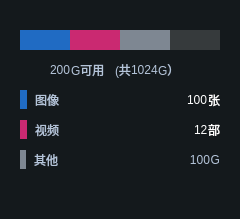
         <widget class="QWidget" name="widget_7" native="true">
          <property name="styleSheet">
           <string notr="true">QWidget
{
background:#14191C;
}</string>
          </property>
          <layout class="QVBoxLayout" name="verticalLayout_5">
           <property name="spacing">
            <number>10</number>
           </property>
           <property name="leftMargin">
            <number>20</number>
           </property>
           <property name="topMargin">
            <number>30</number>
           </property>
           <property name="rightMargin">
            <number>20</number>
           </property>
           <property name="bottomMargin">
            <number>9</number>
           </property>
           <item>
            <widget class="QWidget" name="capacityBar" native="true">
             <layout class="QHBoxLayout" name="horizontalLayout_15">
              <property name="spacing">
               <number>0</number>
              </property>
              <property name="leftMargin">
               <number>0</number>
              </property>
              <property name="topMargin">
               <number>0</number>
              </property>
              <property name="rightMargin">
               <number>0</number>
              </property>
              <property name="bottomMargin">
               <number>0</number>
              </property>
              <item>
               <widget class="QLabel" name="picValue">
                <property name="sizePolicy">
                 <sizepolicy hsizetype="Preferred" vsizetype="Fixed">
                  <horstretch>0</horstretch>
                  <verstretch>0</verstretch>
                 </sizepolicy>
                </property>
                <property name="minimumSize">
                 <size>
                  <width>0</width>
                  <height>20</height>
                 </size>
                </property>
                <property name="styleSheet">
                 <string notr="true">QLabel
{
background:rgba(32,107,195,1);
color:rgba(32,107,195,1);
}</string>
                </property>
                <property name="text">
                 <string/>
                </property>
               </widget>
              </item>
              <item>
               <widget class="QLabel" name="movieValue">
                <property name="sizePolicy">
                 <sizepolicy hsizetype="Preferred" vsizetype="Fixed">
                  <horstretch>0</horstretch>
                  <verstretch>0</verstretch>
                 </sizepolicy>
                </property>
                <property name="minimumSize">
                 <size>
                  <width>0</width>
                  <height>20</height>
                 </size>
                </property>
                <property name="styleSheet">
                 <string notr="true">QLabel
{
background:rgba(202,41,113,1);
color:rgba(202,41,113,1);
}</string>
                </property>
                <property name="text">
                 <string/>
                </property>
               </widget>
              </item>
              <item>
               <widget class="QLabel" name="label_4">
                <property name="styleSheet">
                 <string notr="true">background:#7E8792;</string>
                </property>
                <property name="text">
                 <string/>
                </property>
               </widget>
              </item>
              <item>
               <widget class="QLabel" name="label_3">
                <property name="sizePolicy">
                 <sizepolicy hsizetype="Preferred" vsizetype="Fixed">
                  <horstretch>0</horstretch>
                  <verstretch>0</verstretch>
                 </sizepolicy>
                </property>
                <property name="minimumSize">
                 <size>
                  <width>0</width>
                  <height>20</height>
                 </size>
                </property>
                <property name="styleSheet">
                 <string notr="true">background:#363A3C;</string>
                </property>
                <property name="text">
                 <string/>
                </property>
               </widget>
              </item>
             </layout>
            </widget>
           </item>
           <item>
            <layout class="QHBoxLayout" name="horizontalLayout_11">
             <property name="spacing">
              <number>0</number>
             </property>
             <property name="leftMargin">
              <number>0</number>
             </property>
             <property name="topMargin">
              <number>0</number>
             </property>
             <property name="bottomMargin">
              <number>0</number>
             </property>
             <item>
              <widget class="QLabel" name="label_27">
               <property name="minimumSize">
                <size>
                 <width>20</width>
                 <height>20</height>
                </size>
               </property>
               <property name="maximumSize">
                <size>
                 <width>20</width>
                 <height>20</height>
                </size>
               </property>
               <property name="styleSheet">
                <string notr="true">QLabel
{
color:#FFFFFF;
image:url(&quot;:/TrackingWidget/TrackingWidget/Resource/disk.png&quot;);
}</string>
               </property>
               <property name="text">
                <string/>
               </property>
              </widget>
             </item>
             <item>
              <spacer name="horizontalSpacer_8">
               <property name="orientation">
                <enum>Qt::Horizontal</enum>
               </property>
               <property name="sizeType">
                <enum>QSizePolicy::Fixed</enum>
               </property>
               <property name="sizeHint" stdset="0">
                <size>
                 <width>10</width>
                 <height>20</height>
                </size>
               </property>
              </spacer>
             </item>
             <item>
              <widget class="QLabel" name="usefulValue">
               <property name="styleSheet">
                <string notr="true">QLabel
{
font: 16px &quot;Microsoft YaHei&quot;;
color:rgba(180,196,217,1);
}</string>
               </property>
               <property name="text">
                <string>200</string>
               </property>
              </widget>
             </item>
             <item>
              <widget class="QLabel" name="label_16">
               <property name="styleSheet">
                <string notr="true">QLabel
{
font: 16px &quot;Microsoft YaHei&quot;;
color:rgba(180,196,217,1);
}</string>
               </property>
               <property name="text">
                <string>G可用</string>
               </property>
              </widget>
             </item>
             <item>
              <spacer name="horizontalSpacer_9">
               <property name="orientation">
                <enum>Qt::Horizontal</enum>
               </property>
               <property name="sizeType">
                <enum>QSizePolicy::Fixed</enum>
               </property>
               <property name="sizeHint" stdset="0">
                <size>
                 <width>10</width>
                 <height>20</height>
                </size>
               </property>
              </spacer>
             </item>
             <item>
              <widget class="QLabel" name="label_26">
               <property name="styleSheet">
                <string notr="true">QLabel
{
font: 16px &quot;Microsoft YaHei&quot;;
color:rgba(180,196,217,1);
}</string>
               </property>
               <property name="text">
                <string>(共</string>
               </property>
              </widget>
             </item>
             <item alignment="Qt::AlignHCenter">
              <widget class="QLabel" name="capacityValue">
               <property name="styleSheet">
                <string notr="true">QLabel
{
font: 16px &quot;Microsoft YaHei&quot;;
color:rgba(180,196,217,1);
}</string>
               </property>
               <property name="text">
                <string>1024</string>
               </property>
              </widget>
             </item>
             <item>
              <widget class="QLabel" name="label_14">
               <property name="styleSheet">
                <string notr="true">QLabel
{
font: 16px &quot;Microsoft YaHei&quot;;
color:rgba(180,196,217,1);
}</string>
               </property>
               <property name="text">
                <string>G）</string>
               </property>
              </widget>
             </item>
             <item>
              <spacer name="horizontalSpacer_7">
               <property name="orientation">
                <enum>Qt::Horizontal</enum>
               </property>
               <property name="sizeHint" stdset="0">
                <size>
                 <width>40</width>
                 <height>20</height>
                </size>
               </property>
              </spacer>
             </item>
            </layout>
           </item>
           <item>
            <layout class="QHBoxLayout" name="horizontalLayout_13">
             <property name="spacing">
              <number>0</number>
             </property>
             <property name="leftMargin">
              <number>0</number>
             </property>
             <property name="topMargin">
              <number>0</number>
             </property>
             <item>
              <widget class="QLabel" name="picColor">
               <property name="sizePolicy">
                <sizepolicy hsizetype="Fixed" vsizetype="Fixed">
                 <horstretch>0</horstretch>
                 <verstretch>0</verstretch>
                </sizepolicy>
               </property>
               <property name="minimumSize">
                <size>
                 <width>6</width>
                 <height>19</height>
                </size>
               </property>
               <property name="styleSheet">
                <string notr="true">QLabel
{
background:rgba(32,107,195,1);
}</string>
               </property>
               <property name="text">
                <string/>
               </property>
              </widget>
             </item>
             <item>
              <spacer name="horizontalSpacer_2">
               <property name="orientation">
                <enum>Qt::Horizontal</enum>
               </property>
               <property name="sizeType">
                <enum>QSizePolicy::Fixed</enum>
               </property>
               <property name="sizeHint" stdset="0">
                <size>
                 <width>8</width>
                 <height>20</height>
                </size>
               </property>
              </spacer>
             </item>
             <item>
              <widget class="QLabel" name="label_29">
               <property name="styleSheet">
                <string notr="true">QLabel
{
font: 14px &quot;Microsoft YaHei&quot;;
color:rgba(180,196,217,1);
}</string>
               </property>
               <property name="text">
                <string>图像</string>
               </property>
              </widget>
             </item>
             <item>
              <spacer name="horizontalSpacer">
               <property name="orientation">
                <enum>Qt::Horizontal</enum>
               </property>
               <property name="sizeHint" stdset="0">
                <size>
                 <width>40</width>
                 <height>20</height>
                </size>
               </property>
              </spacer>
             </item>
             <item alignment="Qt::AlignLeft">
              <widget class="QLabel" name="picCount">
               <property name="layoutDirection">
                <enum>Qt::RightToLeft</enum>
               </property>
               <property name="styleSheet">
                <string notr="true">QLabel
{
font: 14px &quot;Microsoft YaHei&quot;;
color:#FFFFFF;
}</string>
               </property>
               <property name="text">
                <string>100</string>
               </property>
              </widget>
             </item>
             <item alignment="Qt::AlignRight">
              <widget class="QLabel" name="label">
               <property name="styleSheet">
                <string notr="true">QLabel
{
font: 14px &quot;Microsoft YaHei&quot;;
color:#FFFFFF;
}</string>
               </property>
               <property name="text">
                <string>张</string>
               </property>
              </widget>
             </item>
            </layout>
           </item>
           <item>
            <layout class="QHBoxLayout" name="horizontalLayout_12">
             <property name="spacing">
              <number>0</number>
             </property>
             <property name="leftMargin">
              <number>0</number>
             </property>
             <property name="topMargin">
              <number>0</number>
             </property>
             <item>
              <widget class="QLabel" name="label_32">
               <property name="sizePolicy">
                <sizepolicy hsizetype="Fixed" vsizetype="Fixed">
                 <horstretch>0</horstretch>
                 <verstretch>0</verstretch>
                </sizepolicy>
               </property>
               <property name="minimumSize">
                <size>
                 <width>6</width>
                 <height>19</height>
                </size>
               </property>
               <property name="styleSheet">
                <string notr="true">QLabel
{
background:rgba(202,41,113,1);
}</string>
               </property>
               <property name="text">
                <string/>
               </property>
              </widget>
             </item>
             <item>
              <spacer name="horizontalSpacer_3">
               <property name="orientation">
                <enum>Qt::Horizontal</enum>
               </property>
               <property name="sizeType">
                <enum>QSizePolicy::Fixed</enum>
               </property>
               <property name="sizeHint" stdset="0">
                <size>
                 <width>8</width>
                 <height>20</height>
                </size>
               </property>
              </spacer>
             </item>
             <item>
              <widget class="QLabel" name="label_31">
               <property name="styleSheet">
                <string notr="true">QLabel
{
font: 14px &quot;Microsoft YaHei&quot;;
color:rgba(180,196,217,1);
}</string>
               </property>
               <property name="text">
                <string>视频</string>
               </property>
              </widget>
             </item>
             <item>
              <spacer name="horizontalSpacer_4">
               <property name="orientation">
                <enum>Qt::Horizontal</enum>
               </property>
               <property name="sizeHint" stdset="0">
                <size>
                 <width>40</width>
                 <height>20</height>
                </size>
               </property>
              </spacer>
             </item>
             <item alignment="Qt::AlignRight">
              <widget class="QLabel" name="movieCount">
               <property name="styleSheet">
                <string notr="true">QLabel
{
font: 14px &quot;Microsoft YaHei&quot;;
color:#FFFFFF;
}</string>
               </property>
               <property name="text">
                <string>12</string>
               </property>
              </widget>
             </item>
             <item>
              <widget class="QLabel" name="label_2">
               <property name="styleSheet">
                <string notr="true">QLabel
{
font: 14px &quot;Microsoft YaHei&quot;;
color:#FFFFFF;
}</string>
               </property>
               <property name="text">
                <string>部</string>
               </property>
              </widget>
             </item>
            </layout>
           </item>
           <item>
            <layout class="QHBoxLayout" name="horizontalLayout_17">
             <property name="spacing">
              <number>0</number>
             </property>
             <property name="bottomMargin">
              <number>0</number>
             </property>
             <item>
              <widget class="QLabel" name="label_8">
               <property name="minimumSize">
                <size>
                 <width>6</width>
                 <height>19</height>
                </size>
               </property>
               <property name="maximumSize">
                <size>
                 <width>6</width>
                 <height>19</height>
                </size>
               </property>
               <property name="styleSheet">
                <string notr="true">background:#7E8792;</string>
               </property>
               <property name="text">
                <string/>
               </property>
              </widget>
             </item>
             <item>
              <spacer name="horizontalSpacer_13">
               <property name="orientation">
                <enum>Qt::Horizontal</enum>
               </property>
               <property name="sizeType">
                <enum>QSizePolicy::Fixed</enum>
               </property>
               <property name="sizeHint" stdset="0">
                <size>
                 <width>8</width>
                 <height>20</height>
                </size>
               </property>
              </spacer>
             </item>
             <item>
              <widget class="QLabel" name="label_7">
               <property name="styleSheet">
                <string notr="true">QLabel
{
font: 14px &quot;Microsoft YaHei&quot;;
color:rgba(180,196,217,1);
}</string>
               </property>
               <property name="text">
                <string>其他</string>
               </property>
              </widget>
             </item>
             <item>
              <spacer name="horizontalSpacer_12">
               <property name="orientation">
                <enum>Qt::Horizontal</enum>
               </property>
               <property name="sizeHint" stdset="0">
                <size>
                 <width>40</width>
                 <height>20</height>
                </size>
               </property>
              </spacer>
             </item>
             <item alignment="Qt::AlignRight">
              <widget class="QLabel" name="otherCount">
               <property name="styleSheet">
                <string notr="true">QLabel
{
font: 14px &quot;Microsoft YaHei&quot;;
color:rgba(180,196,217,1);
}</string>
               </property>
               <property name="text">
                <string>100</string>
               </property>
               <property name="alignment">
                <set>Qt::AlignRight|Qt::AlignTrailing|Qt::AlignVCenter</set>
               </property>
              </widget>
             </item>
             <item alignment="Qt::AlignRight">
              <widget class="QLabel" name="label_5">
               <property name="styleSheet">
                <string notr="true">QLabel
{
font: 14px &quot;Microsoft YaHei&quot;;
color:rgba(180,196,217,1);
}</string>
               </property>
               <property name="text">
                <string>G</string>
               </property>
               <property name="alignment">
                <set>Qt::AlignRight|Qt::AlignTrailing|Qt::AlignVCenter</set>
               </property>
              </widget>
             </item>
            </layout>
           </item>
           <item>
            <spacer name="verticalSpacer">
             <property name="orientation">
              <enum>Qt::Vertical</enum>
             </property>
             <property name="sizeHint" stdset="0">
              <size>
               <width>20</width>
               <height>40</height>
              </size>
             </property>
            </spacer>
           </item>
          </layout>
         </widget>
